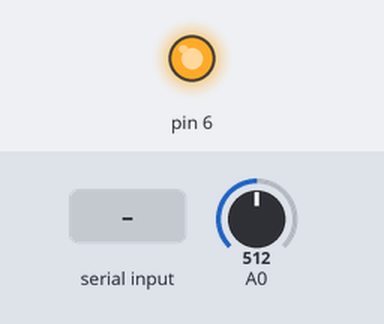
Recording of a sketch running on a simulated Arduino Uno, built with avr-gcc and run on an emulated ATmega328P. Parts: output pins drawn as LEDs (lit = HIGH). Inputs (shaded band) come from the test bench; at power-on: A0 = 512. EEPROM starts erased; what the sketch prints to the serial monitor is not drawn.

Above: at 1.2 s.
1.3 s: "vset,1\n" received over Serial
At 3.5 s:
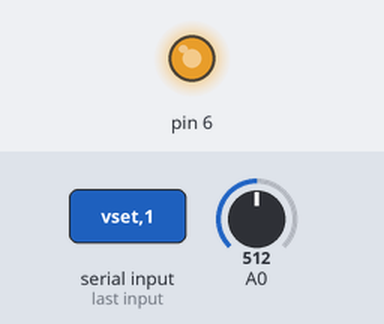
3.8 s: "vset_gain" received over Serial
At 6.0 s:
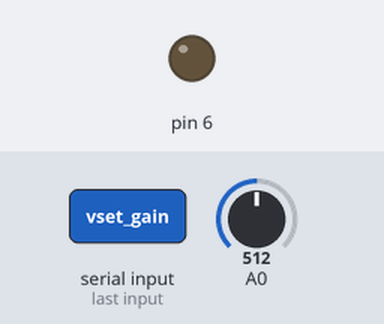
6.4 s: A0 set to 504
Timing chart, 0 to 9.4 s (numbered marks = the images above; inputs shaded):
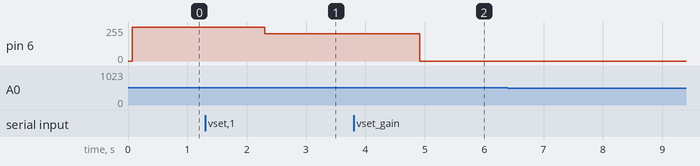

The sketch:

control_LM2596.ino
```cpp
#include <EEPROM.h>

#define VSET_GAIN_B0_ADDRESS      0
#define VSET_GAIN_B1_ADDRESS      1
#define VSET_GAIN_B2_ADDRESS      2
#define VSET_GAIN_B3_ADDRESS      3

#define VSET_OFFSET_B0_ADDRESS    4
#define VSET_OFFSET_B1_ADDRESS    5
#define VSET_OFFSET_B2_ADDRESS    6
#define VSET_OFFSET_B3_ADDRESS    7

#define MODE_ADDRESS              8

#define VSET_MAX_LSB_ADDRESS      9
#define VSET_MAX_MSB_ADDRESS      10

#define VSET_MIN_LSB_ADDRESS      11
#define VSET_MIN_MSB_ADDRESS      12

#define MIN_PWM_ADDRESS           13
#define MAX_PWM_ADDRESS           14

#define VREAD_ANALOG_CHANNEL      A0

#define VREAD_GAIN_B0_ADDRESS      15
#define VREAD_GAIN_B1_ADDRESS      16
#define VREAD_GAIN_B2_ADDRESS      17
#define VREAD_GAIN_B3_ADDRESS      18

#define VREAD_OFFSET_B0_ADDRESS    19
#define VREAD_OFFSET_B1_ADDRESS    20
#define VREAD_OFFSET_B2_ADDRESS    21
#define VREAD_OFFSET_B3_ADDRESS    22

#define VREAD_MAX                 20
#define ADC_MAX_VAL               1023

String VSET;
float vset;

float vread;

String VSET_GAIN;
float vset_gain_float;
int32_t vset_gain_fixedpoint;

String VSET_OFFSET;
float vset_offset_float;
int32_t vset_offset_fixedpoint;

String MODE;
uint8_t mode;

String input = "";
String command = "";

String PWM;
float pwm_float;
uint8_t pwm_int;

String VSET_MAX;
float vset_max;
uint16_t vset_max_fixedpoint;

String VSET_MIN;
float vset_min;
uint16_t vset_min_fixedpoint;

String MIN_PWM;
uint8_t min_pwm_int;

String MAX_PWM;
uint8_t max_pwm_int;

String VREAD_GAIN;
float vread_gain_float;
int32_t vread_gain_fixedpoint;

String VREAD_OFFSET;
float vread_offset_float;
int32_t vread_offset_fixedpoint;

void setup()
{
  Serial.begin(9600);
  pinMode(6,OUTPUT);
  vset=0;
  pwm_int = 255;
  EEPROM_Reads();
}

void loop()
{
  Do_Serial();
  if(mode == 0)
  {
    if(vset < vset_min)
    {
      vset = vset_min;
    }
    if(vset>vset_max)
    {
      vset = vset_max;
    }

    pwm_float=float_map(vset,vset_min,vset_max,max_pwm_int,min_pwm_int);
    pwm_int = (uint8_t)pwm_float*vset_gain_float + vset_offset_float;

    if(pwm_int>255)
    {
      pwm_int=255;
    }
    if(pwm_int<0)
    {
      pwm_int=0;
    }
    analogWrite(6,pwm_int);
  }
  else if(mode == 1)
  {
    analogWrite(6,pwm_int);
  }
  Readbacks();
  print_values();
}

float float_map(float x, float in_min, float in_max, float out_min, float out_max)
{
  return (x - in_min) * (out_max - out_min) / (in_max - in_min) + out_min;
}

void EEPROM_Reads()
{
  if(EEPROM.read(VSET_GAIN_B0_ADDRESS) == 255 && EEPROM.read(VSET_GAIN_B1_ADDRESS) == 255 && EEPROM.read(VSET_GAIN_B2_ADDRESS) == 255 && EEPROM.read(VSET_GAIN_B3_ADDRESS) == 255)
  {
    vset_gain_float = 1;
    vset_gain_fixedpoint = vset_gain_float * 100;
    EEPROM.write(VSET_GAIN_B0_ADDRESS, (uint8_t)(vset_gain_fixedpoint & 0xFF));
    EEPROM.write(VSET_GAIN_B1_ADDRESS, (uint8_t)((vset_gain_fixedpoint >> 8) & 0xFF));
    EEPROM.write(VSET_GAIN_B2_ADDRESS, (uint8_t)((vset_gain_fixedpoint >> 16) & 0xFF));
    EEPROM.write(VSET_GAIN_B3_ADDRESS, (uint8_t)((vset_gain_fixedpoint >> 24) & 0xFF));
  }
  else
  {
    int32_t x= (int32_t)((EEPROM.read(VSET_GAIN_B3_ADDRESS) << 24) | (EEPROM.read(VSET_GAIN_B2_ADDRESS) << 16) | (EEPROM.read(VSET_GAIN_B1_ADDRESS) << 8) | EEPROM.read(VSET_GAIN_B0_ADDRESS));
    vset_gain_float =(float)x/100;
  }

  if(EEPROM.read(VSET_OFFSET_B0_ADDRESS) == 255 && EEPROM.read(VSET_OFFSET_B1_ADDRESS) == 255 && EEPROM.read(VSET_OFFSET_B2_ADDRESS) == 255 && EEPROM.read(VSET_OFFSET_B3_ADDRESS) == 255)
  {
    vset_offset_float = 0;
    vset_offset_fixedpoint = vset_offset_float * 100;
    EEPROM.write(VSET_OFFSET_B0_ADDRESS, (uint8_t)(vset_offset_fixedpoint & 0xFF));
    EEPROM.write(VSET_OFFSET_B1_ADDRESS, (uint8_t)((vset_offset_fixedpoint >> 8) & 0xFF));
    EEPROM.write(VSET_OFFSET_B2_ADDRESS, (uint8_t)((vset_offset_fixedpoint >> 16) & 0xFF));
    EEPROM.write(VSET_OFFSET_B3_ADDRESS, (uint8_t)((vset_offset_fixedpoint >> 24) & 0xFF));
  }
  else
  {
    int32_t y= ((EEPROM.read(VSET_OFFSET_B3_ADDRESS) << 24) | (EEPROM.read(VSET_OFFSET_B2_ADDRESS) << 16) | (EEPROM.read(VSET_OFFSET_B1_ADDRESS) << 8) | EEPROM.read(VSET_OFFSET_B0_ADDRESS));
    vset_offset_float =(float)y/100;
  }

  if(EEPROM.read(MODE_ADDRESS) == 255)
  {
    mode = 0;
    EEPROM.write(MODE_ADDRESS, mode);
  }
  else
  {
    mode = EEPROM.read(MODE_ADDRESS);
  }

  if(EEPROM.read(VSET_MAX_LSB_ADDRESS) == 255 && EEPROM.read(VSET_MAX_MSB_ADDRESS) == 255)
  {
    vset_max = 5;
    vset_max_fixedpoint = vset_max * 100;
    EEPROM.write(VSET_MAX_LSB_ADDRESS, (uint8_t)(vset_max_fixedpoint & 0xFF));
    EEPROM.write(VSET_MAX_MSB_ADDRESS, (uint8_t)((vset_max_fixedpoint >> 8) & 0xFF));
  }
  else
  {
    uint16_t x= (uint16_t)((EEPROM.read(VSET_MAX_MSB_ADDRESS) << 8) | EEPROM.read(VSET_MAX_LSB_ADDRESS));
    vset_max =(float)x/100;
  }

  if(EEPROM.read(VSET_MIN_LSB_ADDRESS) == 255 && EEPROM.read(VSET_MIN_MSB_ADDRESS) == 255)
  {
    vset_min = 0;
    vset_min_fixedpoint = vset_min * 100;
    EEPROM.write(VSET_MIN_LSB_ADDRESS, (uint8_t)(vset_min_fixedpoint & 0xFF));
    EEPROM.write(VSET_MIN_MSB_ADDRESS, (uint8_t)((vset_min_fixedpoint >> 8) & 0xFF));
  }
  else
  {
    uint16_t x= (uint16_t)((EEPROM.read(VSET_MIN_MSB_ADDRESS) << 8) | EEPROM.read(VSET_MIN_LSB_ADDRESS));
    vset_min =(float)x/100;
  }

  if(EEPROM.read(MIN_PWM_ADDRESS) == 255 && EEPROM.read(MAX_PWM_ADDRESS) == 255)
  {
    min_pwm_int = 0;
    max_pwm_int = 255;
    EEPROM.write(MIN_PWM_ADDRESS,min_pwm_int);
    EEPROM.write(MAX_PWM_ADDRESS,max_pwm_int);
  }
  else
  {
    min_pwm_int = EEPROM.read(MIN_PWM_ADDRESS);
    max_pwm_int = EEPROM.read(MAX_PWM_ADDRESS);
  }


  if(EEPROM.read(VREAD_GAIN_B0_ADDRESS) == 255 && EEPROM.read(VREAD_GAIN_B1_ADDRESS) == 255 && EEPROM.read(VREAD_GAIN_B2_ADDRESS) == 255 && EEPROM.read(VREAD_GAIN_B3_ADDRESS) == 255)
  {
    vread_gain_float = 1;
    vread_gain_fixedpoint = vread_gain_float * 100;
    EEPROM.write(VREAD_GAIN_B0_ADDRESS, (uint8_t)(vread_gain_fixedpoint & 0xFF));
    EEPROM.write(VREAD_GAIN_B1_ADDRESS, (uint8_t)((vread_gain_fixedpoint >> 8) & 0xFF));
    EEPROM.write(VREAD_GAIN_B2_ADDRESS, (uint8_t)((vread_gain_fixedpoint >> 16) & 0xFF));
    EEPROM.write(VREAD_GAIN_B3_ADDRESS, (uint8_t)((vread_gain_fixedpoint >> 24) & 0xFF));
  }
  else
  {
    int32_t x= (int32_t)((EEPROM.read(VREAD_GAIN_B3_ADDRESS) << 24) | (EEPROM.read(VREAD_GAIN_B2_ADDRESS) << 16) | (EEPROM.read(VREAD_GAIN_B1_ADDRESS) << 8) | EEPROM.read(VREAD_GAIN_B0_ADDRESS));
    vread_gain_float =(float)x/100;
  }

  if(EEPROM.read(VREAD_OFFSET_B0_ADDRESS) == 255 && EEPROM.read(VREAD_OFFSET_B1_ADDRESS) == 255 && EEPROM.read(VREAD_OFFSET_B2_ADDRESS) == 255 && EEPROM.read(VREAD_OFFSET_B3_ADDRESS) == 255)
  {
    vread_offset_float = 0;
    vread_offset_fixedpoint = vread_offset_float * 100;
    EEPROM.write(VREAD_OFFSET_B0_ADDRESS, (uint8_t)(vread_offset_fixedpoint & 0xFF));
    EEPROM.write(VREAD_OFFSET_B1_ADDRESS, (uint8_t)((vread_offset_fixedpoint >> 8) & 0xFF));
    EEPROM.write(VREAD_OFFSET_B2_ADDRESS, (uint8_t)((vread_offset_fixedpoint >> 16) & 0xFF));
    EEPROM.write(VREAD_OFFSET_B3_ADDRESS, (uint8_t)((vread_offset_fixedpoint >> 24) & 0xFF));
  }
  else
  {
    int32_t y= ((EEPROM.read(VREAD_OFFSET_B3_ADDRESS) << 24) | (EEPROM.read(VREAD_OFFSET_B2_ADDRESS) << 16) | (EEPROM.read(VREAD_OFFSET_B1_ADDRESS) << 8) | EEPROM.read(VREAD_OFFSET_B0_ADDRESS));
    vread_offset_float =(float)y/100;
  }
}

void Do_Serial()
{
  while (Serial.available() > 0)
  {
    input =Serial.readString();
    command =input.substring(0,input.indexOf(','));  // No newline
    Serial.println(command);
    if(command == "vset")
    {
     VSET=input.substring(input.indexOf(',')+1);
     vset=VSET.toFloat();
     //Serial.println(vset);
    }

    else if(command == "vset_gain")
    {
     VSET_GAIN=input.substring(input.indexOf(',')+1);
     vset_gain_float=VSET_GAIN.toFloat();
     vset_gain_fixedpoint = vset_gain_float * 100;
     EEPROM.write(VSET_GAIN_B0_ADDRESS, (uint8_t)(vset_gain_fixedpoint & 0xFF));
     EEPROM.write(VSET_GAIN_B1_ADDRESS, (uint8_t)((vset_gain_fixedpoint >> 8) & 0xFF));
     EEPROM.write(VSET_GAIN_B2_ADDRESS, (uint8_t)((vset_gain_fixedpoint >> 16) & 0xFF));
     EEPROM.write(VSET_GAIN_B3_ADDRESS, (uint8_t)((vset_gain_fixedpoint >> 24) & 0xFF));
    }

    else if(command == "vset_offset")
    {
     VSET_OFFSET=input.substring(input.indexOf(',')+1);
     vset_offset_float=VSET_OFFSET.toFloat();
     vset_offset_fixedpoint = vset_offset_float * 100;
     EEPROM.write(VSET_OFFSET_B0_ADDRESS, (uint8_t)(vset_offset_fixedpoint & 0xFF));
     EEPROM.write(VSET_OFFSET_B1_ADDRESS, (uint8_t)((vset_offset_fixedpoint >> 8) & 0xFF));
     EEPROM.write(VSET_OFFSET_B2_ADDRESS, (uint8_t)((vset_offset_fixedpoint >> 16) & 0xFF));
     EEPROM.write(VSET_OFFSET_B3_ADDRESS, (uint8_t)((vset_offset_fixedpoint >> 24) & 0xFF));
    }

    else if(command == "mode")
    {
     MODE=input.substring(input.indexOf(',')+1);
     mode=MODE.toInt();
     EEPROM.write(MODE_ADDRESS, mode);
    }

    else if(command == "vset_max")
    {
     VSET_MAX=input.substring(input.indexOf(',')+1);
     vset_max=VSET_MAX.toFloat();
     vset_max_fixedpoint = vset_max * 100;
     EEPROM.write(VSET_MAX_LSB_ADDRESS, (uint8_t)(vset_max_fixedpoint & 0xFF));
     EEPROM.write(VSET_MAX_MSB_ADDRESS, (uint8_t)((vset_max_fixedpoint >> 8) & 0xFF));
    }

    else if(command == "vset_min")
    {
     VSET_MIN=input.substring(input.indexOf(',')+1);
     vset_min=VSET_MIN.toFloat();
     vset_min_fixedpoint = vset_min * 100;
     EEPROM.write(VSET_MIN_LSB_ADDRESS, (uint8_t)(vset_min_fixedpoint & 0xFF));
     EEPROM.write(VSET_MIN_MSB_ADDRESS, (uint8_t)((vset_min_fixedpoint >> 8) & 0xFF));
    }

    else if(command == "min_pwm")
    {
      MIN_PWM=input.substring(input.indexOf(',')+1);
      min_pwm_int=MIN_PWM.toInt();
      EEPROM.write(MIN_PWM_ADDRESS,min_pwm_int);
    }

    else if(command == "max_pwm")
    {
      MAX_PWM=input.substring(input.indexOf(',')+1);
      max_pwm_int=MAX_PWM.toInt();
      EEPROM.write(MAX_PWM_ADDRESS,max_pwm_int);
    }

    else if(command == "vread_gain")
    {
     VREAD_GAIN=input.substring(input.indexOf(',')+1);
     vread_gain_float=VREAD_GAIN.toFloat();
     vread_gain_fixedpoint = vread_gain_float * 100;
     EEPROM.write(VREAD_GAIN_B0_ADDRESS, (uint8_t)(vread_gain_fixedpoint & 0xFF));
     EEPROM.write(VREAD_GAIN_B1_ADDRESS, (uint8_t)((vread_gain_fixedpoint >> 8) & 0xFF));
     EEPROM.write(VREAD_GAIN_B2_ADDRESS, (uint8_t)((vread_gain_fixedpoint >> 16) & 0xFF));
     EEPROM.write(VREAD_GAIN_B3_ADDRESS, (uint8_t)((vread_gain_fixedpoint >> 24) & 0xFF));
    }

    else if(command == "vread_offset")
    {
     VREAD_OFFSET=input.substring(input.indexOf(',')+1);
     vread_offset_float=VREAD_OFFSET.toFloat();
     vread_offset_fixedpoint = vread_offset_float * 100;
     EEPROM.write(VREAD_OFFSET_B0_ADDRESS, (uint8_t)(vread_offset_fixedpoint & 0xFF));
     EEPROM.write(VREAD_OFFSET_B1_ADDRESS, (uint8_t)((vread_offset_fixedpoint >> 8) & 0xFF));
     EEPROM.write(VREAD_OFFSET_B2_ADDRESS, (uint8_t)((vread_offset_fixedpoint >> 16) & 0xFF));
     EEPROM.write(VREAD_OFFSET_B3_ADDRESS, (uint8_t)((vread_offset_fixedpoint >> 24) & 0xFF));
    }
    if(mode == 1)
    {
      if(command == "pwm")
      {
        PWM=input.substring(input.indexOf(',')+1);
        pwm_int=PWM.toInt();
      }
    }
  }
}

void Readbacks()
{
  float adc_resolution = (float)VREAD_MAX/ADC_MAX_VAL;
  uint16_t raw_val= ADC_AVG(VREAD_ANALOG_CHANNEL);
  float scaled_val = (float)raw_val * adc_resolution;
  vread = scaled_val * vread_gain_float + vread_offset_float;
}

uint16_t ADC_AVG(uint8_t channel)
{
  uint8_t i;
  uint8_t num_of_samples = 60;
  uint16_t ADC_Samples[num_of_samples];
  uint16_t ADC_Average = 0;
  for(i=0 ; i<num_of_samples ; i++)
  {
    ADC_Samples[i] = analogRead(channel);
    ADC_Average += ADC_Samples[i];
  }

  return(ADC_Average = ADC_Average/num_of_samples);
}

void print_values()
{
  Serial.print("Mode: ");
  Serial.print(mode);
  Serial.print("  Vset: ");
  Serial.print(vset);
  Serial.print("  Vset_max: ");
  Serial.print(vset_max);
  Serial.print("  Vset_min: ");
  Serial.print(vset_min);
  Serial.print("  Vset_gain: ");
  Serial.print(vset_gain_float);
  Serial.print("  Vset_offset: ");
  Serial.print(vset_offset_float);
  Serial.print("  Min_pwm: ");
  Serial.print(min_pwm_int);
  Serial.print("  Max_pwm: ");
  Serial.print(max_pwm_int);
  Serial.print("  pwm: ");
  Serial.print(pwm_int);
  Serial.print("  Vread_gain: ");
  Serial.print(vread_gain_float);
  Serial.print("  Vread_offset: ");
  Serial.print(vread_offset_float);
  Serial.print("  Vread: ");
  Serial.print(vread);
  Serial.println();
}
```

Measured:
- after the input at 1.3 s, pin 6: 255/255 → 204/255 after 1.0 s
- after the input at 3.8 s, pin 6: 204/255 → 0/255 after 1.1 s
- after the input at 6.4 s, every drawn part: stays the same
